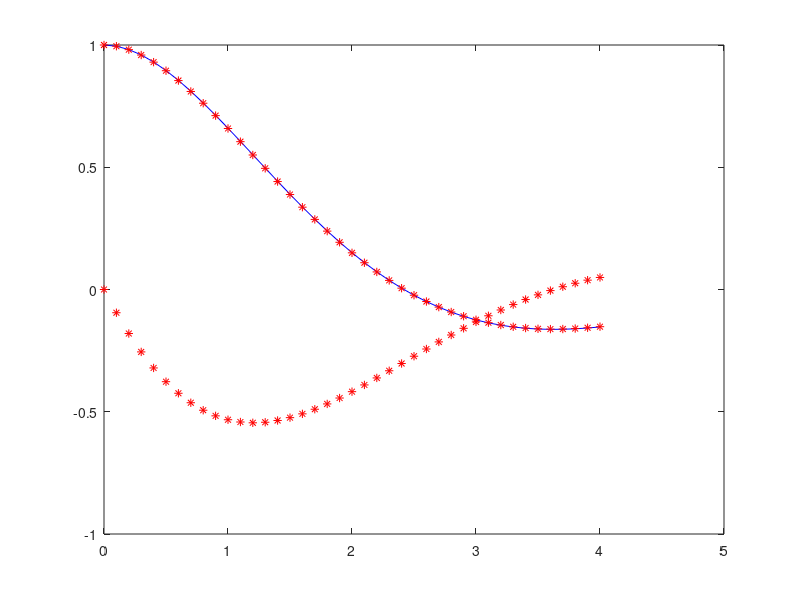
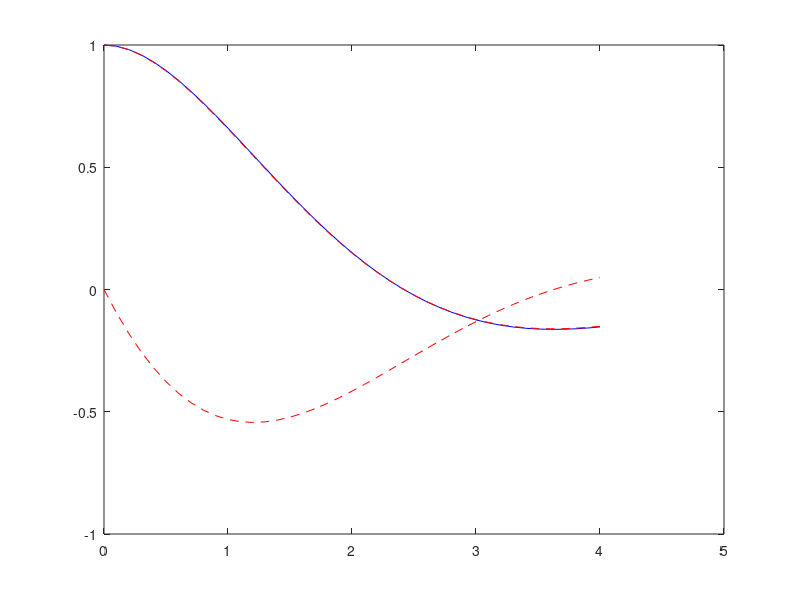

These figures' MATLAB source, in order: (Note: this script raises an error after producing the figures.)
% CERM_Lab_041121
% Exercise 2
% second order equation

clc
clear all
close all
format long 

f = @(t, y) [y(2);-y(1)-y(2)];
y0 = [1;0];
T = 4;

yex=@(t) exp(-t/2) .* cos(sqrt(3) / 2 * t) + 1/sqrt(3) * exp(-t/2) .* sin(sqrt(3) / 2 * t);

N = 40;
h = T / N;

tref = [0 : h : T]';
uref = yex(tref); %This is only answer of y' doesnot include answer of y''

figure(1)
plot(tref, uref)

            % Heun Method

unHeun = zeros(N+1, 2);
tnHeun = zeros(N+1, 1);

unHeun(1,:) = y0';
tnHeun(1,1) = 0;

tic

for k = 1 : N

    tnHeun(k+1, 1) = tnHeun(k, 1) + h;

    f1 = f(tnHeun(k, 1), unHeun(k, :)');

    f2 = f(tnHeun(k+1, 1), unHeun(k, :)' + h * f1);
    
    unHeun(k+1, :)= unHeun(k, :)' + 0.5 * h * (f1 + f2);

end

timeHeun = toc
plot(tref, uref, 'b', tnHeun, unHeun, 'r*')

relErrHeun = abs(uref - unHeun(:, 1))/abs(uref);
ErrorHeun = norm(relErrHeun, inf)


            % two-step Adams Bashforth Method

                    % To provide initial conditions for this method, we
                    % can't use the reference solution because that only
                    % gives one of the columns of this function, to surve
                    % that purpose, we should use another Method which
                    % doesn't need any initial condition, Heun method for
                    % example, and use answers of that as initiating points
                    % for implementing two-step Adam Bashforth Method.


unAB2 = zeros(N+1, 2);
tnAB2 = zeros(N+1, 1);

unAB2(1,:) = y0';
tnAB2(1,1) = 0;

tnAB2(2,1) = h;
unAB2(2, :) = unHeun(2, :)';

tic
for k = 2 : N

    tnAB2(k+1, 1) = tnAB2(k, 1) + h;

    

    unAB2(k+1, :) = [unAB2(k, :)' + h * (1.5 * f(tnAB2(k, 1), unAB2(k, :)') - ...
         0.5 * f(tnAB2(k-1, 1), unAB2(k-1, :)'))]';



end
timeAdamBashforth = toc

figure(2) 

plot(tref, uref, 'b', tnAB2, unAB2, 'r--')

relErrAB2 = abs(uref - unAB2(:, 1))/abs(uref);
ErrorAB2 = norm(relErrAB2, inf)

close all

%%


            % Theta Method

theta = 0.53;

unTheta = zeros(N+1, 2);
tnTheta = zeros(N+1, 1);

unTheta(1, :) = y0';

options = optimoptions ('fsolve', 'display', 'none', 'FunctionTolerance',10^-9);

tic
for k = 1 : N

    tnTheta(k+1, 1) = tnTheta(k, 1) + h;

    g = @(y) y - unTheta(k, :)' - h * (theta * f(tnTheta(k+1, 1), y) + ...
        (1 - theta) * f(tnTheta(k, 1), unTheta(k, :)'));
    
    unTheta(k+1, :)= [fsolve(g, unTheta(k, :)', options)]';
end
timeTheta = toc

plot(tref, uref, 'b', tnTheta, unTheta, 'r*')

relErrTheta = abs(uref - unTheta(:, 1))/abs(uref);
ErrorTheta = norm(relErrTheta, inf)





            % BDF2 Method

unBDF2 = zeros(N+1, 2);
tnBDF2 = zeros(N+1, 1);

unBDF2(1, :) = y0';
unBDF2(2, :) = unTheta(2,:)';

options = optimoptions ('fsolve', 'display', 'none', 'FunctionTolerance',10^-9);

tic
for k = 2 : N

    tnBDF2(k+1, 1) = tnBDF2(k, 1) + h;

    g = @(y) y - ...
        (4/3) * unBDF2(k, :)' + (1/3) * unBDF2(k-1, :)' ...
        - (2/3) * h * f(tnBDF2(k+1, 1), y);
    
    unBDF2(k+1, :)= [fsolve(g, unBDF2(k, :)', options)]';
end

timeBDF2 = toc

figure(3)
plot(tref, uref, 'b', tnBDF2, unBDF2, 'r*')

relErrBDF2 = abs(uref - unBDF2(:, 1))/abs(uref);
ErrorBDF2 = norm(relErrBDF2, inf)




            % Leapfrog Method



unLeapfrog = zeros(N+1, 2);
tnLeapfrog = zeros(N+1, 1);

unLeapfrog(1, :) = y0';
unLeapfrog(2, :) = unAB2(2, :)';
tnLeapfrog(2, :) = h;
tic
for k = 2 : N

    tnLeapfrog(k+1, 1) = tnLeapfrog(k, 1) + h;
    
    unLeapfrog(k+1, :)= [2 * unLeapfrog(k, :)' - unLeapfrog(k-1, :)' ...
        + h^2 * f(tnLeapfrog(k, 1), unLeapfrog(k, :)')]';
end

timeLeapfrog = toc

figure(4)
plot(tref, uref, 'b', tnLeapfrog, unLeapfrog, 'r*')

relErrLeapfrog = abs(uref - unLeapfrog(:, 1))/abs(uref);
ErrorLeapfrog = norm(relErrLeapfrog, inf)






            % Times

HeunMethod =          ['Time Heun Method   --> ', num2str(timeHeun), '    Error Heun Method    --> ', num2str(ErrorHeun)];
AdamBashforthMethod = ['Time AdamBashforth --> ', num2str(timeAdamBashforth), '    Error AdamBashforth  --> ', num2str(ErrorAB2 )];
ThetaMethod = ['Time Theta         --> ', num2str(timeTheta),'     Error Theta          --> ', num2str(ErrorTheta)];
BDF2Method = ['Time BDF2          --> ', num2str(timeBDF2), '     Error BDF2           --> ', num2str(ErrorBDF2)];


disp(HeunMethod)
disp(AdamBashforthMethod)
disp(ThetaMethod)
disp(BDF2Method)

 
